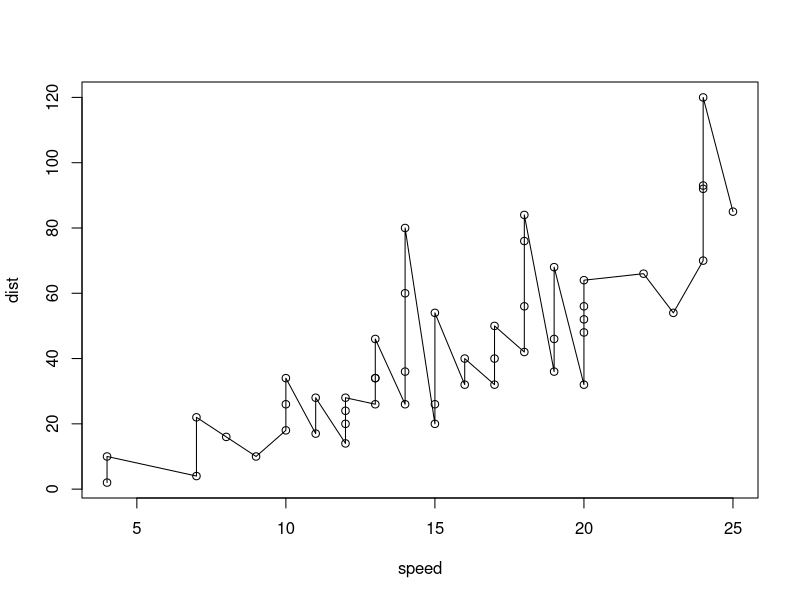

Reproduce this figure in R.
## ---- chunk 1
attach(cars)
data(cars)
cars
## ---- chunk 2
# Add code here.  See manual page for the plot() command.
plot(speed,dist,type="o")

## ---- chunk 3
# Add code here.  See manual page for the summary() command.
summary(cars)
## ---- chunk 4
# Add code here.  Save maximum speed in a variable called "max.speed" and
# minimum distance in a variable called "min.dist".  The code below will
# print your output.
max.speed <- max(speed)
min.dist  <-  min(dist)
str <- paste0("Maximum speed is ", max.speed, ", and minimum distance is ", 
              min.dist)
str
